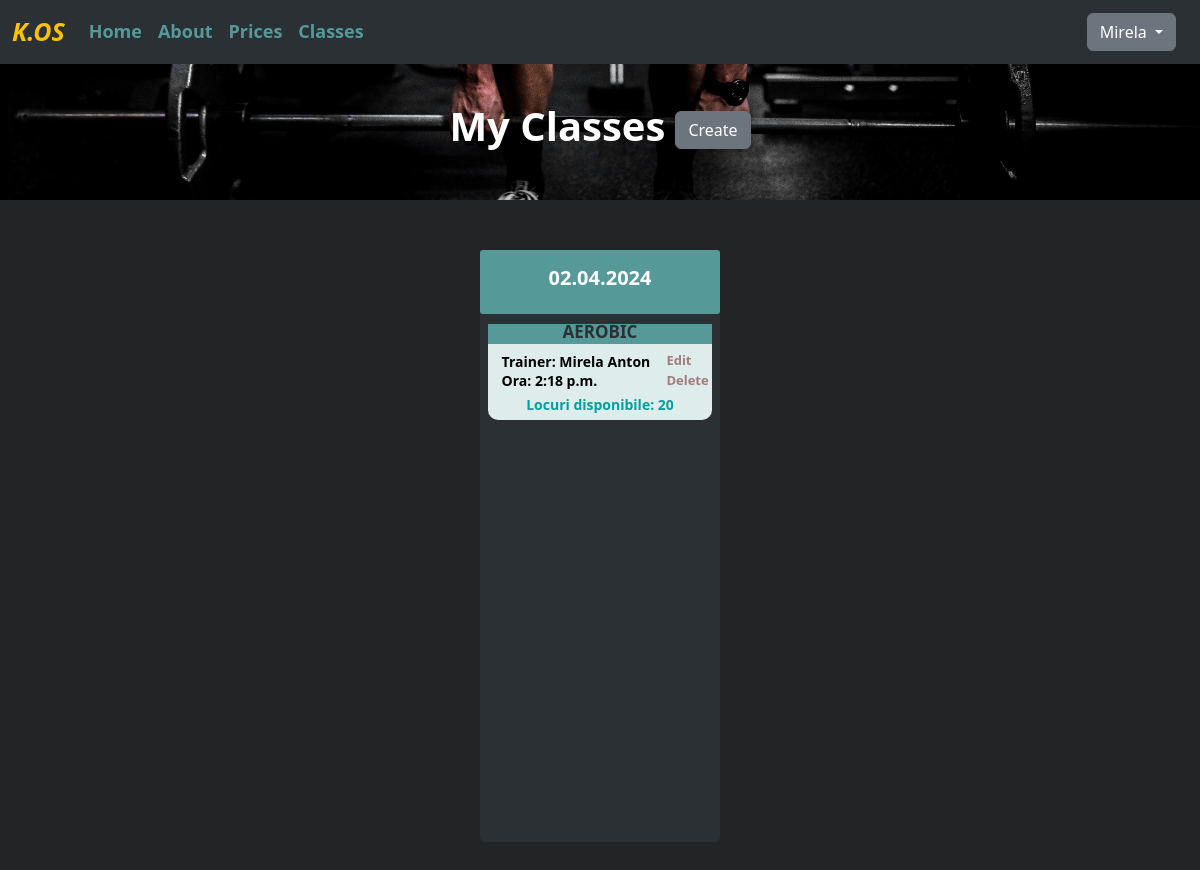
/my_classes/ (signed in), run on the app's committed database.
### class_schedule/models.py (models this page shows, shortened)
class ClassGym(models.Model):
    class_option = {
        ('trx', 'Trx'),
        ('cycling', 'Cycling'),
        ('crossfit', 'Crossfit'),
        ('bodypump', 'Bodypump'),
        ('aerobic', 'Aerobic'),
        ('zumba', 'Zumba')
    }
    title = models.CharField(choices=class_option, max_length=8)
    trainer = models.ForeignKey(User, on_delete=models.CASCADE)
    time = models.TimeField()
    date = models.DateField()
    people_nr = models.IntegerField(null=True)
    created_at = models.DateTimeField(auto_now_add=True)
    updated_at = models.DateTimeField(auto_now=True)

### class_schedule/views.py (the view)
# urls.py: path("my_classes/", views.MyClassListView.as_view(), name="my-classes"),
class MyClassListView(LoginRequiredMixin,PermissionRequiredMixin,ListView):
    template_name = 'class/my_classes.html'
    model = ClassGym
    context_object_name = "all_myclasses"
    permission_required = 'class_schedule.trainer_schedule'
    def get_context_data(self, *, object_list=None, **kwargs):
        context = super().get_context_data(**kwargs)
        dates = (ClassGym.objects.filter(trainer_id=self.request.user.id).values_list('date', flat=True).distinct().order_by('date'))
        current_date = datetime.date.today()
        dates_classes = []
        for date in dates:
            if date >= current_date:
                dates_classes.append(date)
        tuple_classes = []
        for el in dates_classes:
            time_classes = ClassGym.objects.filter(date=el).distinct().order_by('time')
            tuple_classes.append((el, time_classes))
        context['tuple_list'] = tuple_classes
        context['crt_date'] = current_date
        return context

### templates/class/my_classes.html (shortened to what this page needs)
{% extends 'basegym.html' %}
{% load static %}
{% block content %}
    <div class="title_container_my_classes">
        <h4 class="title_schedule">My Classes</h4>
        {% if user.is_authenticated %}
            {% if perms.class_schedule.add_classgym %}
                <a href="{% url 'create-class' %}" class="btn btn-secondary">Create</a>
            {% endif %}
        {% endif %}
    </div>
    <div class="container_dates">
        {% for date in tuple_list %}
            <div class="card_date">
                <div class="container_title_date">
                    <h5>{{ date.0| date:'d.m.Y' }}</h5>
                </div>
                <div class="container_classes">
                    {% for class in date.1 %}
                        {% if  class.trainer_id == request.user.id %}
                            <div class="container_class">
                                <div class="title_class">
                                    <h5>{{ class.title.upper }}</h5>
                                </div>
                                <div class="content_class_my_classes">
                                    <div class="trainer_class_my_classes">
                                        <h5>Trainer: {{ class.trainer.first_name }} {{ class.trainer.last_name }}</h5>
                                        <h5>Ora: {{ class.time }}</h5>
                                    </div>
                                    {% if user.is_authenticated %}
                                        {% if perms.class_schedule.change_classgym and perms.class_schedule.delete_classgym %}
                                            <div class="buttons_class_my_classes">
                                                <a class="edit_delete" href="{% url 'update-class' class.id %}">Edit</a>
                                                <a class="edit_delete" href="{% url 'delete-class' class.id %}">Delete</a>
                                            </div>
                                        {% endif %}
                                    {% endif %}
                                </div>
                                <div class="spots_class">
                                    <h5>Locuri disponibile: {{ class.people_nr }}</h5>
                                </div>
                            </div>
                        {% endif %}
                    {% endfor %}
                </div>
            </div>
        {% endfor %}
{% endblock %}

### templates/navbargym.html (shortened to what this page needs)
<nav class="navbar navbar-expand-lg bg-body-tertiary fixed-top" data-bs-theme="dark">
    <div class="container-fluid">
        <a class="navbar-brand" href="{% url 'home_page' %}">K.OS</a>
        <div class="collapse navbar-collapse" id="navbarSupportedContent">
            <ul class="navbar-nav me-auto mb-2 mb-lg-0">
                <li class="nav-item ">
                    <a class="nav-link active " aria-current="page" href="{% url 'homepage_gym' %}">Home</a>
                </li>
                <li class="nav-item">
                    <a class="nav-link" href="{% url 'about_gym' %}">About</a>
                </li>
                <li class="nav-item">
                    <a class="nav-link" href="{% url 'prices' %}">Prices</a>
                </li>
                <li class="nav-item">
                    <a class="nav-link" href="{% url 'classes' %}">Classes</a>
                </li>
            </ul>
            {% if  user.is_authenticated %}
                <div class="dropdown" style="margin-right: 1vw">
                    <button class="btn btn-secondary dropdown-toggle" type="button" data-bs-toggle="dropdown"
                            aria-expanded="false">
                        {{ request.user.first_name }}
                    </button>
                </div>
            {% else %}
                <div>
                    <a href="{% url 'login' %}" class="btn btn-warning">Login</a>
                    <a href="{% url 'create-user' %}" class="btn btn-secondary me-2">Sign up</a>
                </div>
            {% endif %}
        </div>
    </div>
</nav>

### static/css/custom-settings-gym.css (style rules this page uses)
:root { --main-color: #569999; --hover-color: #477d7d; --custom-font-size: 18px; --custom-font-weight: 650; }
a.navbar-brand { color: #ffc107; font-size: 25px; font-weight: bold; font-style: italic; }
.navbar-nav li a.nav-link.active { color: var(--main-color); font-size: var(--custom-font-size); font-weight: var(--custom-font-weight); }
.navbar-nav li a.nav-link { color: var(--main-color); font-size: var(--custom-font-size); font-weight: var(--custom-font-weight); }
body { background-color: #222426; background-size: cover; background-repeat: no-repeat; align-items: center; height: 100vh; }
.title_container_my_classes { display: flex; background-image: url("../images/27.jpg"); background-size: cover; background-position: center; justify-content: center; align-items: center; width: 100%; height: 25vh; margin-bottom: 50px; }
.title_container_my_classes a { margin-top: 60px; margin-left: 10px; }
.content_class_my_classes { margin-top: 5px; display: flex; justify-content: center; align-items: center; column-gap: 0.4vw; width: 100%; }
.trainer_class_my_classes { margin-top: 5px; width: 10rem; height: 2.2rem; }
.trainer_class_my_classes h5 { text-align: left; color: black; font-weight: bold; font-size: 14px; margin-bottom: 3px; padding: 0; }
.buttons_class_my_classes { display: block; width: 2rem; height: 2.2rem; }
.title_schedule { font-size: 40px; color: #ffffff; font-weight: bold; margin-top: 60px; }
.container_dates { display: flex; justify-content: center; align-items: center; flex-wrap: wrap; column-gap: 5px; }
.card_date { margin-bottom: 47px; width: 15rem; height: 37rem; background-color: #2b3035; border-radius: 5px; padding: 0; border: 0; }
.container_title_date { display: flex; justify-content: center; align-items: center; width: 15rem; height: 4rem; background-color: #569999; border-radius: 3px; }
.container_title_date h5 { font-size: 20px; font-weight: bold; color: white; }
.container_classes { width: 15rem; height: 32.35rem; border-radius: 5px; overflow: hidden; overflow-y: scroll; }
.container_class { background-color: #dfecec; color: #070606; width: 14rem; height: 6rem; margin-top: 0.65rem; margin-left: 0.5rem; border-radius: 10px; }
.title_class { width: 14rem; height: 1.2rem; display: flex; justify-content: center; align-items: center; padding-bottom: 0; background-color: #569999; }
.title_class h5 { margin-top: 5px; font-size: 17px; font-weight: 700; color: #2b3035; }
.edit_delete { display: block; font-size: 13px; font-weight: 800; text-decoration: none; color: #a27c7c; box-sizing: unset; }
.spots_class { margin-top: 10px; width: 14rem; height: 1rem; display: flex; justify-content: center; align-items: center; padding-bottom: 0; }
.spots_class h5 { margin-top: 5px; font-weight: 750; font-size: 14px; color: #029f9f; }

### data on the page
ClassGym: title "AEROBIC", trainer.first_name "Mirela", trainer.last_name "Anton", time "2:18 p.m.", people_nr "20"

### other printed values
{{ request.user.first_name }} "Mirela"
{{ date.0| date:'d.m.Y' }} "02.04.2024"
